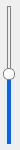
<?xml version="1.0" encoding="UTF-8"?>
<ui version="4.0">
 <class>CVolumeWidgetClass</class>
 <widget class="QWidget" name="CVolumeWidgetClass">
  <property name="geometry">
   <rect>
    <x>0</x>
    <y>0</y>
    <width>20</width>
    <height>150</height>
   </rect>
  </property>
  <property name="minimumSize">
   <size>
    <width>20</width>
    <height>150</height>
   </size>
  </property>
  <property name="maximumSize">
   <size>
    <width>20</width>
    <height>150</height>
   </size>
  </property>
  <property name="windowTitle">
   <string>CVolumeWidget</string>
  </property>
  <layout class="QGridLayout" name="gridLayout">
   <property name="leftMargin">
    <number>2</number>
   </property>
   <property name="topMargin">
    <number>2</number>
   </property>
   <property name="rightMargin">
    <number>2</number>
   </property>
   <property name="bottomMargin">
    <number>2</number>
   </property>
   <item row="1" column="0">
    <layout class="QVBoxLayout" name="m_layoutVolume">
     <item>
      <widget class="QSlider" name="m_sldVolume">
       <property name="styleSheet">
        <string notr="true">QSlider::groove:vertical { 
    border: 1px solid gray;
    width: 2px;
    top: 4px;
    bottom: 4px;
}
QSlider::handle:vertical{
    border: 1px solid gray;
    background:white;
    border-radius: 5px;
    width: 10px;
    height: 10px;
    margin: 0 -5px;
}
QSlider::add-page:vertical{
    background: rgb(0, 100, 255);
}</string>
       </property>
       <property name="value">
        <number>50</number>
       </property>
       <property name="tracking">
        <bool>true</bool>
       </property>
       <property name="orientation">
        <enum>Qt::Orientation::Vertical</enum>
       </property>
      </widget>
     </item>
    </layout>
   </item>
  </layout>
 </widget>
 <layoutdefault spacing="6" margin="11"/>
 <resources/>
 <connections/>
</ui>
